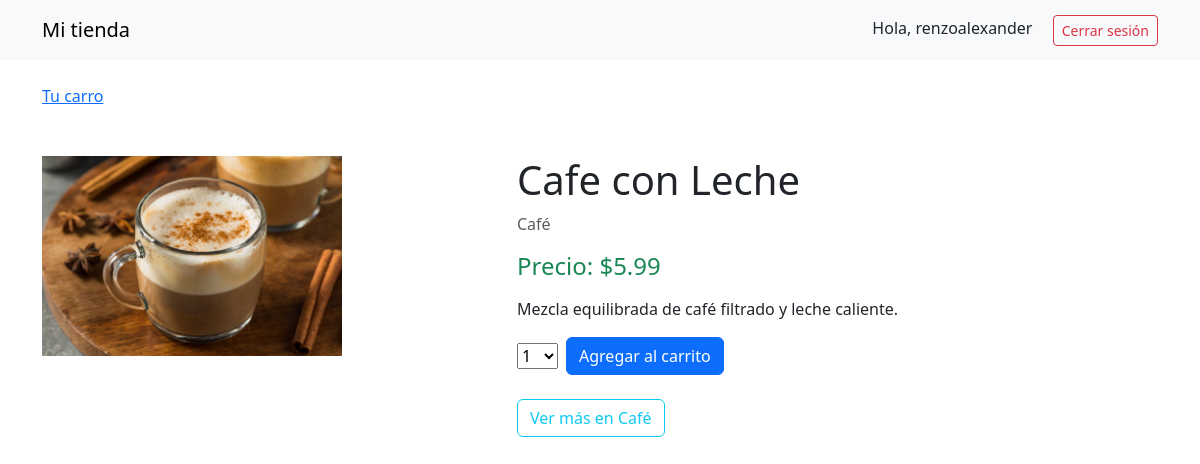
Page /5/cafe-con-leche/ (signed in) on the committed database.
### mitienda/models.py (models this page shows, shortened)
class Product(models.Model):
    category = models.ForeignKey(Category,
                                 related_name='products',
                                 on_delete=models.CASCADE)
    name = models.CharField(max_length=200)
    slug = models.SlugField(max_length=200)
    image = models.ImageField(upload_to='products/%Y/%m/%d',
                              blank=True)
    description = models.TextField(blank=True)
    price = models.DecimalField(max_digits=5,
                                decimal_places=2)
    stock = models.PositiveIntegerField(default=0)
    available = models.BooleanField(default=True)
    created = models.DateTimeField(auto_now=True)
    updated = models.DateTimeField(auto_now_add=True)
    class Meta:
        ordering = ['name']

class Category(models.Model):
    name = models.CharField(max_length=200)
    slug = models.SlugField(max_length=200)
    class Meta:
        ordering = ['name']
        indexes = [
            models.Index(fields=['name'])
        ]
    def __str__(self):
        return self.name
    def get_absolute_url(self):
        return reverse('tienda:product_list_category',
                       args=[self.slug])

### mitienda/views.py (the view)
# urls.py: path('<int:id>/<slug:slug>/', views.product_detail, name='product_detail')
@login_required
def product_detail(request, id, slug):
    product = get_object_or_404(Product,
                                id = id,
                                slug = slug,
                                available = True)
    cart_product_form = CartAddProductForm()
    return render(request,
                  'tienda/products/detail.html',
                  {'product':product,
                   'cart_product_form':cart_product_form})

### cart/forms.py
class CartAddProductForm(forms.Form):
    cantidad = forms.TypedChoiceField(choices=PRODUCT_QUANTITY_CHOICES,
                                      coerce=int)
    override = forms.BooleanField(required=False,
                                  initial=False,
                                  widget=forms.HiddenInput)

### mitienda/templates/tienda/products/detail.html (shortened to what this page needs)
{% extends "tienda/base.html" %}
{% load static %}
{% block content %}
  <div class="container mt-5 mb-5">
    <div class="row">
      <div class="col-md-5">
        <img src="{% if product.image %}{{ product.image.url }}{% else %}{% static 'img/no_image.jpg' %}{% endif %}"
             class="img-fluid" alt="{{ product.name }}" style="max-width: 300px;">
      </div>
      <div class="col-md-6">
        <h1>{{ product.name }}</h1>
        <p class="text-muted">{{ product.category }}</p>
        <h4 class="text-success">Precio: ${{ product.price }}</h4>
        <p>{{ product.description|linebreaks }}</p>
        {% if product.stock > 0 %}
          <form action="{% url 'cart:cart_add' product.id %}" method="post" class="mt-3">
            <div class="row g-2 align-items-center">
              <div class="col-auto">
                {{ cart_product_form.cantidad }}
              </div>
              <div class="col-auto">
                <button type="submit" class="btn btn-primary">Agregar al carrito</button>
              </div>
            </div>
          </form>
        {% else %}
          <button class="btn btn-secondary mt-3" disabled>Agotado</button>
        {% endif %}
        <div class="mt-4">
          <a href="{{ product.category.get_absolute_url }}" class="btn btn-outline-info">
            Ver más en {{ product.category }}
          </a>
        </div>
      </div>
    </div>
  </div>
{% endblock %}

### mitienda/templates/tienda/base.html (shortened to what this page needs)
{% load static %}
<!DOCTYPE html>
<html lang="en">
<head>
  <link href="https://cdn.jsdelivr.net/npm/bootstrap@5.3.3/dist/css/bootstrap.min.css" rel="stylesheet">
</head>
<body>
  <nav class="navbar navbar-expand-lg navbar-light bg-light">
    <div class="container d-flex justify-content-between">
      <a class="navbar-brand" href="/">Mi tienda</a>
      <div>
        {% if user.is_authenticated %}
          <span class="me-3">Hola, {{ user.first_name|default:user.username }}</span>
          <form method="post" action="{% url 'logout' %}" style="display:inline;">
            <button class="btn btn-outline-danger btn-sm" type="submit">Cerrar sesión</button>
          </form>
        {% else %}
          <a class="btn btn-outline-primary btn-sm me-2" href="{% url 'login' %}">Iniciar sesión</a>
          <a class="btn btn-primary btn-sm" href="{% url 'register' %}">Registrarse</a>
        {% endif %}
      </div>
    </div>
  </nav>
  <div class="container mt-4">
        <a href="{% url 'cart:cart_detail' %}">
          Tu carro
        </a>
  </div>
  <div class="container">
    <div class="row">
      {% block content %}
      {% endblock %}
    </div>
  </div>
</body>
</html>

### mitienda/templates/tienda/base.html (style rules this page uses)
.navbar { display: flex; justify-content: space-between; padding: 10px; background-color: #eee; }

### rows in the picture
Product: image (picture), name "Cafe con Leche", category "Café", price "5.99", description "Mezcla equilibrada de café filtrado y leche caliente."

### other values in the picture
{{ user.first_name|default:user.username }} "renzoalexander"
